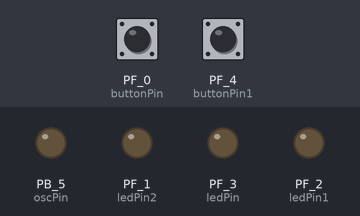
Recording of a sketch running on a simulated TI Tiva C LaunchPad. Shown: output pins drawn as LEDs (lit = HIGH). The inputs (shaded band) are chosen by the test bench; at power-on: PF_0 (buttonPin) HIGH, PF_4 (buttonPin1) HIGH.

Above: at 1.2 s.
1.3 s: PF_0 (buttonPin) pulled LOW for 0.15 s
At 2.5 s:
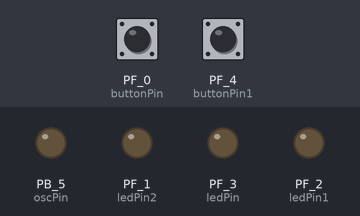
3.0 s: PF_4 (buttonPin1) pulled LOW for 0.15 s
At 3.07 s:
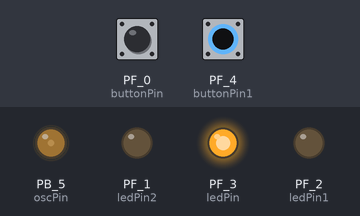
4.6 s: PF_4 (buttonPin1) pulled LOW for 3.2 s
At 8.3 s:
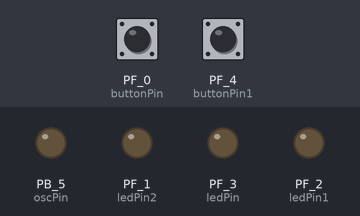
9.3 s: PF_0 (buttonPin) pulled LOW for 1 s
At 9.8 s:
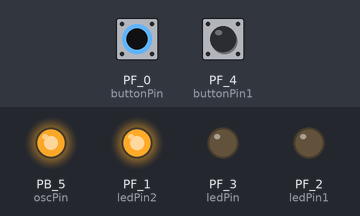
11.8 s: PF_0 (buttonPin) driven LOW and PF_4 (buttonPin1) driven LOW
At 12.6 s:
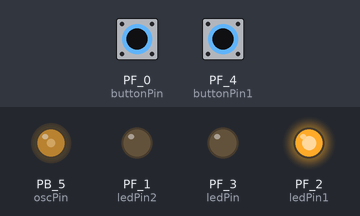
13.3 s: PF_0 (buttonPin) driven HIGH
At 13.7 s:
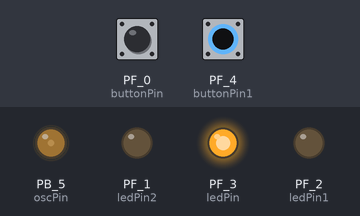
Timing chart, 0 to 15.8 s (numbered marks = the images above; inputs shaded):
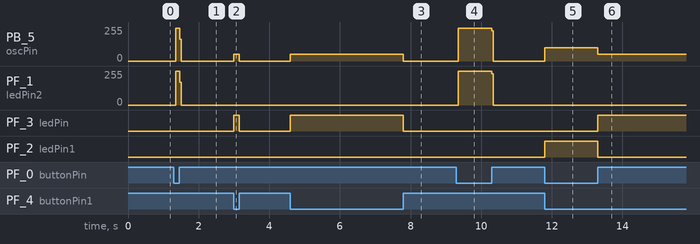

The sketch:

Button_Custom.ino
```cpp
/*
  Button

 Trying to turn my Brushless motor - 9/16

 */

// constants won't change. They're used here to
// set pin numbers:
const int buttonPin = PUSH2;     // the number of the pushbutton pin
const int buttonPin1 = PUSH1;     // the number of the pushbutton pin

const int ledPin =  GREEN_LED;      // the number of the LED pin
const int ledPin1 =  BLUE_LED;      // the number of the LED pin
const int ledPin2 =  RED_LED;      // the number of the LED pin


int oscPin = PB_5;    // oscilloscope connection


// variables will change:
int buttonState = 0;         // variable for reading the pushbutton2 status
int buttonState1 = 0;         // variable for reading the pushbutton1 status


void setup() {
  // initialize the LED pins as an output:
  pinMode(ledPin, OUTPUT);
  pinMode(ledPin1, OUTPUT);
  pinMode(ledPin2, OUTPUT);

  // initialize the pushbutton2 pin as an input:
  pinMode(buttonPin, INPUT_PULLUP);
    // initialize the pushbutton1 pin as an input:
  pinMode(buttonPin1, INPUT_PULLUP);
}

void loop(){
  // read the state of the pushbutton2 value:
  buttonState = digitalRead(buttonPin);
  // read the state of the pushbutton1 value:
  buttonState1 = digitalRead(buttonPin1);

  // check if the pushbutton1 is pressed.
  // if it is, the inner loop activates.
  // if it is not, the inner loop deactivates and waits.
 if (buttonState1 == LOW) {
    //run inner loop:
      // check if the pushbutton2 is pressed.
  // if it is, the buttonState is HIGH:
  if (buttonState == LOW) {
    // turn LED on:
    digitalWrite(ledPin1, HIGH);
        digitalWrite(ledPin, LOW);

         analogWrite(oscPin, 100);  //PWM DUTY CYCLE: ~30% of 255
         delay(2);

  }
  else {
    // turn LED ON:
    digitalWrite(ledPin1, LOW);
    digitalWrite(ledPin, HIGH);

     analogWrite(oscPin, 50);   //PWM DUTY CYCLE LOW (STARTUP) ~20% of 255 --- CURRENTLY WORKS W 12 V Source only!!!
    delay(2);
  }
  }
  else {
    // wait:
          analogWrite(oscPin, 0); //PWM DUTY CYCLE OFF: 0% of 255
digitalWrite(ledPin, LOW);
digitalWrite(ledPin1, LOW);
digitalWrite(ledPin2, LOW);


     if (buttonState == LOW) {
    // turn LED on:
    digitalWrite(ledPin2, HIGH);
         analogWrite(oscPin, 250);   //PWM DUTY CYCLE HIGH ~97% of 255

  }
    delay(2);
  }
}
```

Measured:
- after the input at 1.3 s, PB_5 (oscPin): 0/255 → 247/255 after 0.05 s, → 0/255 0.12 s later; PF_1 (ledPin2): 0/255 → 255/255 after 0.05 s, → 0/255 0.12 s later
- after the input at 3.0 s, PB_5 (oscPin): 0/255 → 50/255 at once, → 0/255 0.15 s later; PF_3 (ledPin): LOW → HIGH at once, → LOW 0.15 s later
- after the input at 4.6 s, PB_5 (oscPin): 0/255 → 50/255 at once, → 0/255 3.2 s later; PF_3 (ledPin): LOW → HIGH at once, → LOW 3.2 s later
- after the input at 9.3 s, PB_5 (oscPin): 0/255 → 247/255 at once, → 0/255 0.96 s later; PF_1 (ledPin2): 0/255 → 255/255 at once, → 0/255 0.96 s later
- after the input at 11.8 s, PB_5 (oscPin): 0/255 → 100/255 at once; PF_2 (ledPin1): LOW → HIGH at once
- after the input at 13.3 s, PB_5 (oscPin): 100/255 → 50/255 at once; PF_3 (ledPin): LOW → HIGH at once; PF_2 (ledPin1): HIGH → LOW at once
